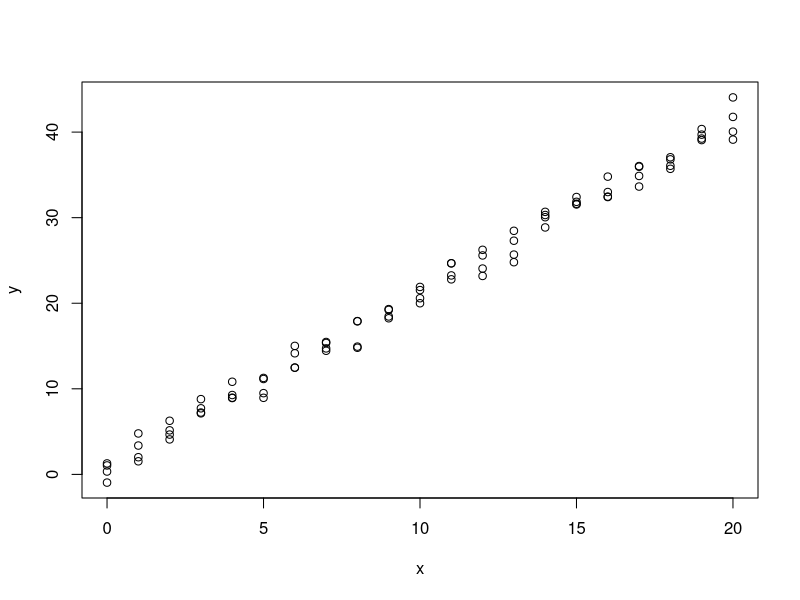
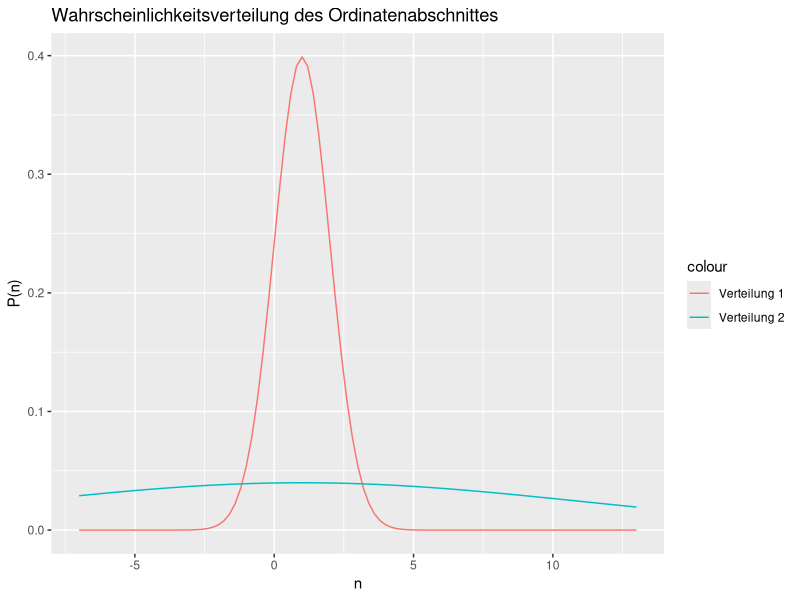

Here is the R script that generated these plots, in order:
## ---- chunk 1
knitr::opts_chunk$set(
  collapse = TRUE,
  comment = "#>",
  fig.path = "man/figures/README-",
  out.width = "100%"
)

library(ggplot2)
library(dplyr)
## ---- chunk 2
# simple linear regression
#
# y ~ mx+n+epsilon
# y ~ N(mx+n, sigma)

# true data generating process
n <- 1
m <- 2
sigma <- 1

# done a series of experiments and repeated it 4 times
x <- rep.int(x = seq(from = 0, to = 20, by = 1),
             times = 4)
y <- sapply(x, function(i){
  rnorm(n = 1,
        mean = m * i + n,
        sd = sigma)
})

df <- dplyr::tibble(x = x,
                    y = y)
## ---- chunk 3
plot(df)
## ---- chunk 4
mean_sim <- 1
std_sim <- 1

lcb <- ((mean_sim - (3 * std_sim)) - 5)
ucb <- (((2 * mean_sim) + (3 * (2 * std_sim))) + 5)

ggplot(data = data.frame(u = c(lcb, ucb)),
       mapping = aes(x = u)) +
  stat_function(mapping = aes(colour = "Verteilung 1"),
                fun = dnorm,
                args = list(mean = mean_sim,
                            sd = 1)) +
  stat_function(mapping = aes(colour = "Verteilung 2"),
                fun = dnorm,
                args = list(mean = mean_sim,
                            sd = 10)) +
  labs(x = "n",
       y = "P(n)",
       title = "Wahrscheinlichkeitsverteilung des Ordinatenabschnittes")
